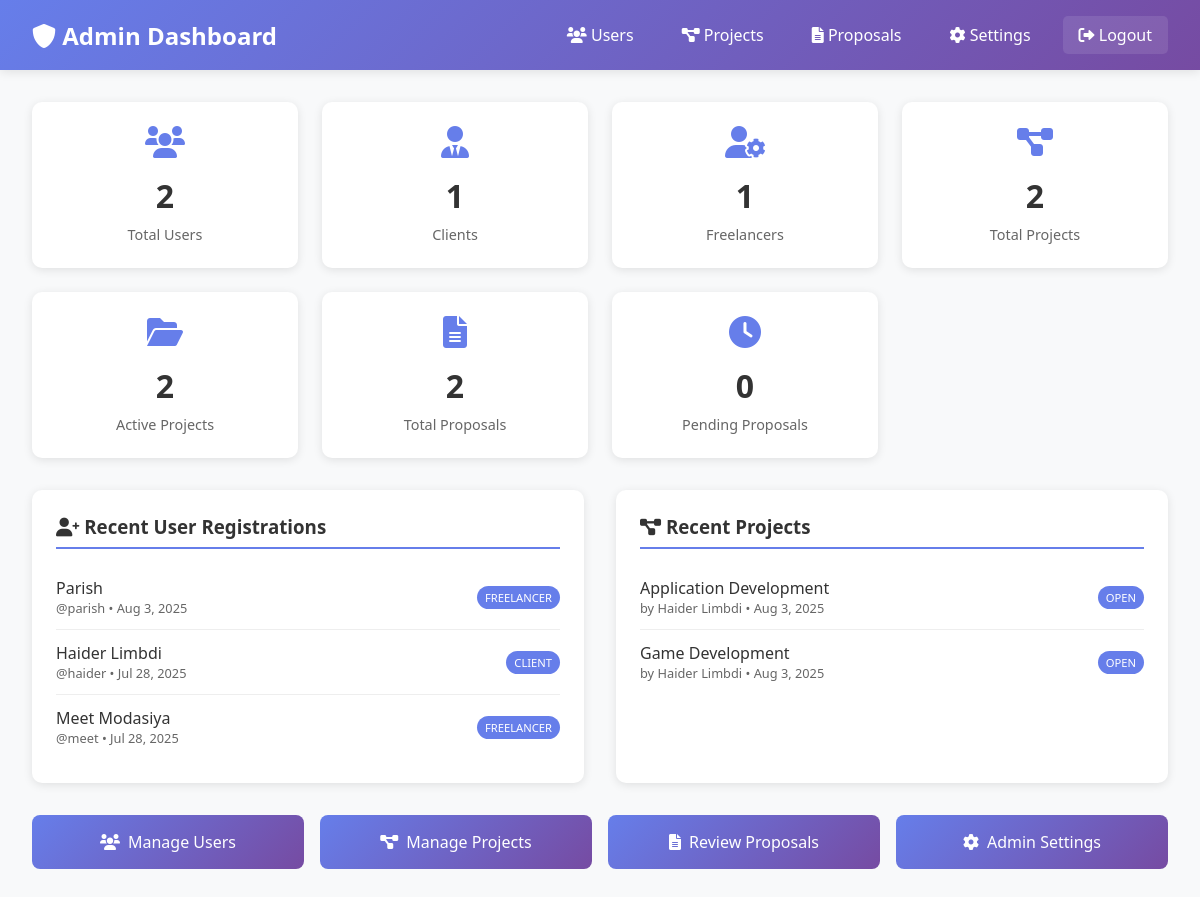
Page /freelance-connect/admin-dashboard.php (signed in) on the committed database.
### tables this page shows
CREATE TABLE `users` (
  `id` int(11) NOT NULL,
  `username` varchar(50) NOT NULL,
  `email` varchar(100) NOT NULL,
  `password_hash` varchar(255) NOT NULL,
  `first_name` varchar(50) NOT NULL,
  `last_name` varchar(50) NOT NULL,
  `user_type` enum('freelancer','client') NOT NULL,
  `profile_image` varchar(255) DEFAULT NULL,
  `bio` text DEFAULT NULL,
  `skills` text DEFAULT NULL,
  `hourly_rate` decimal(10,2) DEFAULT NULL,
  `location` varchar(100) DEFAULT NULL,
  `created_at` timestamp NOT NULL DEFAULT current_timestamp(),
  `updated_at` timestamp NOT NULL DEFAULT current_timestamp() ON UPDATE current_timestamp(),
  `status` enum('active','suspended','banned') DEFAULT 'active'
);

CREATE TABLE `projects` (
  `id` int(11) NOT NULL,
  `client_id` int(11) NOT NULL,
  `category_id` int(11) NOT NULL,
  `title` varchar(200) NOT NULL,
  `description` text NOT NULL,
  `budget_min` decimal(10,2) DEFAULT NULL,
  `budget_max` decimal(10,2) DEFAULT NULL,
  `project_type` enum('fixed','hourly') NOT NULL,
  `skills_required` text DEFAULT NULL,
  `status` enum('open','in_progress','completed','cancelled') DEFAULT 'open',
  `created_at` timestamp NOT NULL DEFAULT current_timestamp(),
  `updated_at` timestamp NOT NULL DEFAULT current_timestamp() ON UPDATE current_timestamp(),
  `admin_notes` text DEFAULT NULL
);

### freelance-connect/admin-dashboard.php (the view, shortened to what this page needs)
<?php
require_once 'config/db.php';
try {
    $stmt = $pdo->query("SELECT COUNT(*) as total_users FROM users WHERE status = 'active'");
    $totalUsers = $stmt->fetch()['total_users'];
    $stmt = $pdo->query("SELECT COUNT(*) as total_clients FROM users WHERE user_type = 'client' AND status = 'active'");
    $totalClients = $stmt->fetch()['total_clients'];
    $stmt = $pdo->query("SELECT COUNT(*) as total_freelancers FROM users WHERE user_type = 'freelancer' AND status = 'active'");
    $totalFreelancers = $stmt->fetch()['total_freelancers'];
    $stmt = $pdo->query("SELECT COUNT(*) as total_projects FROM projects");
    $totalProjects = $stmt->fetch()['total_projects'];
    $stmt = $pdo->query("SELECT COUNT(*) as active_projects FROM projects WHERE status = 'open'");
    $activeProjects = $stmt->fetch()['active_projects'];
    $stmt = $pdo->query("SELECT COUNT(*) as total_proposals FROM proposals");
    $totalProposals = $stmt->fetch()['total_proposals'];
    $stmt = $pdo->query("SELECT COUNT(*) as pending_proposals FROM proposals WHERE status = 'pending'");
    $pendingProposals = $stmt->fetch()['pending_proposals'];
    $stmt = $pdo->query("SELECT username, first_name, last_name, user_type, created_at FROM users ORDER BY created_at DESC LIMIT 10");
    $recentUsers = $stmt->fetchAll();
    $stmt = $pdo->query("SELECT p.title, p.status, p.created_at, u.first_name, u.last_name FROM projects p JOIN users u ON p.client_id = u.id ORDER BY p.created_at DESC LIMIT 5");
    $recentProjects = $stmt->fetchAll();
} catch (PDOException $e) {
    $error = "Database error: " . $e->getMessage();
}
?>
<!DOCTYPE html>
<html lang="en">
<head>
    <link href="https://cdnjs.cloudflare.com/ajax/libs/font-awesome/6.0.0/css/all.min.css" rel="stylesheet">
</head>
<body>
    <div class="admin-header">
        <h1><i class="fas fa-shield-alt"></i> Admin Dashboard</h1>
        <div class="admin-nav">
            <a href="admin-users.php"><i class="fas fa-users"></i> Users</a>
            <a href="admin-projects.php"><i class="fas fa-project-diagram"></i> Projects</a>
            <a href="admin-proposals.php"><i class="fas fa-file-alt"></i> Proposals</a>
            <a href="admin-settings.php"><i class="fas fa-cog"></i> Settings</a>
            <a href="admin-logout.php" class="logout"><i class="fas fa-sign-out-alt"></i> Logout</a>
        </div>
    </div>
    <div class="container">
        <div class="stats-grid">
            <div class="stat-card">
                <i class="fas fa-users"></i>
                <div class="stat-number"><?php echo $totalUsers; ?></div>
                <div class="stat-label">Total Users</div>
            </div>
            <div class="stat-card">
                <i class="fas fa-user-tie"></i>
                <div class="stat-number"><?php echo $totalClients; ?></div>
                <div class="stat-label">Clients</div>
            </div>
            <div class="stat-card">
                <i class="fas fa-user-cog"></i>
                <div class="stat-number"><?php echo $totalFreelancers; ?></div>
                <div class="stat-label">Freelancers</div>
            </div>
            <div class="stat-card">
                <i class="fas fa-project-diagram"></i>
                <div class="stat-number"><?php echo $totalProjects; ?></div>
                <div class="stat-label">Total Projects</div>
            </div>
            <div class="stat-card">
                <i class="fas fa-folder-open"></i>
                <div class="stat-number"><?php echo $activeProjects; ?></div>
                <div class="stat-label">Active Projects</div>
            </div>
            <div class="stat-card">
                <i class="fas fa-file-alt"></i>
                <div class="stat-number"><?php echo $totalProposals; ?></div>
                <div class="stat-label">Total Proposals</div>
            </div>
            <div class="stat-card">
                <i class="fas fa-clock"></i>
                <div class="stat-number"><?php echo $pendingProposals; ?></div>
                <div class="stat-label">Pending Proposals</div>
            </div>
        </div>
        <div class="content-grid">
            <div class="content-card">
                <h3><i class="fas fa-user-plus"></i> Recent User Registrations</h3>
                <?php foreach ($recentUsers as $user): ?>
                    <div class="activity-item">
                        <div class="activity-info">
                            <div class="activity-name">
                                <?php echo htmlspecialchars($user['first_name'] . ' ' . $user['last_name']); ?></div>
                            <div class="activity-meta">@<?php echo htmlspecialchars($user['username']); ?> •
                                <?php echo date('M j, Y', strtotime($user['created_at'])); ?></div>
                        </div>
                        <span class="activity-badge"><?php echo ucfirst($user['user_type']); ?></span>
                    </div>
                <?php endforeach; ?>
            </div>
            <div class="content-card">
                <h3><i class="fas fa-project-diagram"></i> Recent Projects</h3>
                <?php foreach ($recentProjects as $project): ?>
                    <div class="activity-item">
                        <div class="activity-info">
                            <div class="activity-name"><?php echo htmlspecialchars($project['title']); ?></div>
                            <div class="activity-meta">by
                                <?php echo htmlspecialchars($project['first_name'] . ' ' . $project['last_name']); ?> •
                                <?php echo date('M j, Y', strtotime($project['created_at'])); ?></div>
                        </div>
                        <span
                            class="activity-badge"><?php echo ucfirst(str_replace('_', ' ', $project['status'])); ?></span>
                    </div>
                <?php endforeach; ?>
            </div>
        </div>
        <div class="quick-actions">
            <a href="admin-users.php" class="action-btn">
                <i class="fas fa-users"></i> Manage Users
            </a>
            <a href="admin-projects.php" class="action-btn">
                <i class="fas fa-project-diagram"></i> Manage Projects
            </a>
            <a href="admin-proposals.php" class="action-btn">
                <i class="fas fa-file-alt"></i> Review Proposals
            </a>
            <a href="admin-settings.php" class="action-btn">
                <i class="fas fa-cog"></i> Admin Settings
            </a>
        </div>
    </div>
</body>
</html>

### freelance-connect/admin-dashboard.php (style rules this page uses)
* { margin: 0; padding: 0; box-sizing: border-box; }
body { font-family: 'Segoe UI', Tahoma, Geneva, Verdana, sans-serif; background: #f8f9fa; color: #333; }
.admin-header { background: linear-gradient(135deg, #667eea 0%, #764ba2 100%); color: white; padding: 1rem 2rem; display: flex; justify-content: space-between; align-items: center; box-shadow: 0 2px 10px rgba(0, 0, 0, 0.1); }
.admin-header h1 { font-size: 1.5rem; }
.admin-nav { display: flex; gap: 1rem; }
.admin-nav a { color: white; text-decoration: none; padding: 0.5rem 1rem; border-radius: 5px; transition: background 0.3s ease; }
.admin-nav .logout { background: rgba(255, 255, 255, 0.1); }
.container { max-width: 1200px; margin: 0 auto; padding: 2rem; }
.stats-grid { display: grid; grid-template-columns: repeat(auto-fit, minmax(250px, 1fr)); gap: 1.5rem; margin-bottom: 2rem; }
.stat-card { background: white; padding: 1.5rem; border-radius: 10px; box-shadow: 0 2px 10px rgba(0, 0, 0, 0.1); text-align: center; }
.stat-card i { font-size: 2rem; margin-bottom: 1rem; color: #667eea; }
.stat-number { font-size: 2rem; font-weight: bold; color: #333; margin-bottom: 0.5rem; }
.stat-label { color: #666; font-size: 0.9rem; }
.content-grid { display: grid; grid-template-columns: 1fr 1fr; gap: 2rem; }
.content-card { background: white; padding: 1.5rem; border-radius: 10px; box-shadow: 0 2px 10px rgba(0, 0, 0, 0.1); }
.content-card h3 { margin-bottom: 1rem; color: #333; border-bottom: 2px solid #667eea; padding-bottom: 0.5rem; }
.activity-item { padding: 0.75rem 0; border-bottom: 1px solid #eee; display: flex; justify-content: space-between; align-items: center; }
.activity-item:last-child { border-bottom: none; }
.activity-info { flex: 1; }
.activity-name { font-weight: 500; color: #333; }
.activity-meta { font-size: 0.8rem; color: #666; }
.activity-badge { background: #667eea; color: white; padding: 0.25rem 0.5rem; border-radius: 15px; font-size: 0.7rem; text-transform: uppercase; }
.quick-actions { display: grid; grid-template-columns: repeat(auto-fit, minmax(200px, 1fr)); gap: 1rem; margin-top: 2rem; }
.action-btn { background: linear-gradient(135deg, #667eea 0%, #764ba2 100%); color: white; text-decoration: none; padding: 1rem; border-radius: 8px; text-align: center; transition: transform 0.2s ease; display: flex; align-items: center; justify-content: center; gap: 0.5rem; }

### rows in the picture
users: first_name+last_name "Parish", username "parish", created_at "Aug 3, 2025", user_type "FREELANCER"
users: first_name+last_name "Haider Limbdi", username "haider", created_at "Jul 28, 2025", user_type "CLIENT"
users: first_name+last_name "Meet Modasiya", username "meet", created_at "Jul 28, 2025", user_type "FREELANCER"
projects: title "Application Development", client.last_name "Haider Limbdi", created_at "Aug 3, 2025", status "OPEN"
projects: title "Game Development", client.last_name "Haider Limbdi", created_at "Aug 3, 2025", status "OPEN"

### other values in the picture
$totalUsers "2"
$totalClients "1"
$totalFreelancers "1"
$totalProjects "2"
$activeProjects "2"
$totalProposals "2"
$pendingProposals "0"
